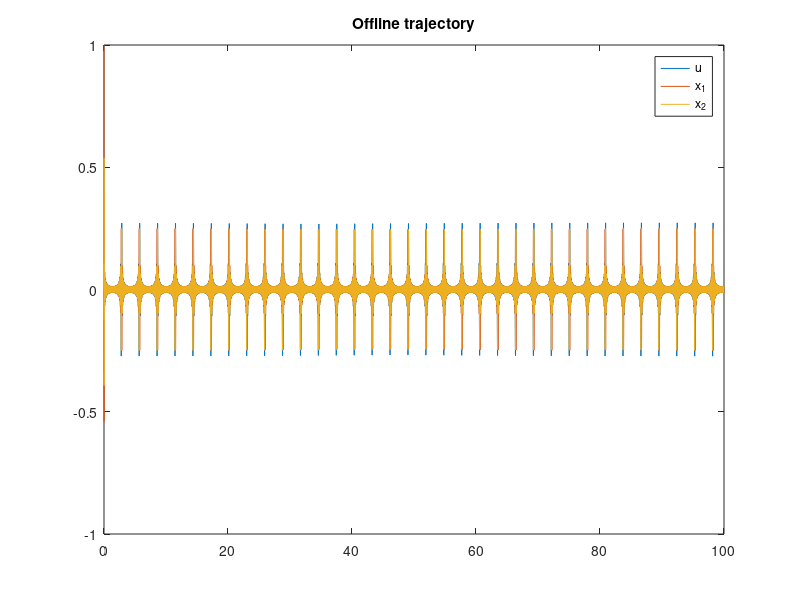

This chart was generated by the following MATLAB code: (Note: this script raises an error after producing the figure.)
clear all; clc; close all
addpath('Offline data generator')

load('offlinedata.mat')

%Offline data plot
plot(t,u_offline)
hold on
plot(t,x_offline)
hold off
legend("u","x_1","x_2")
title("Offline trajectory")

%Continuous system
% A = [0 -1; 0 -0.1];
% B = [0; 1];

% n = size(A,2);
[n, m] = size(B);

K = [-1 0];
% K = [-0.3357   -0.1069]; %1st value
% K = [0.1908    0.0038];   %2nd value
% K = [0.6115    0.0938];   %3rd value
% K = [1.0470    0.1973];   %4th value
% K = [-1.2286    0.5405];   %5th value
% K = [-1.2283    0.5403];   %6th value
% % K = [-1.2475    0.5297];   %7th value

K_N = zeros(size(1,n));
M = eye(n);
R = 10*eye(m);

x_init = [1, 0]';
u_init = -K*x_init;

s = 0.5*((n+m)*((n+m)+1));

theta = zeros(s,1);

dtheta = ones(s,1);
phi = 0*u_init;

g = 1;

iter = 0;

theta_record = [];
dtheta_record = [];
phi_record = [];
t_record = [];

%============Start of while loop==========================
count = 0;

for j = 1:1
while (norm(dtheta) > 1e-3)%(count<100)%
    
    iter = iter + 1;
    count = count + 1;
    
    x_off = x_offline(:,iter);
    u_off = u_offline(:,iter);
    t_off = t(:,iter);

    xdot = x_offline(:,iter+1);
%     udot = -K*xdot + GenerateNoise(t_off);
    phidot = -K*xdot;

    c_xu = cost_func(x_off,u_off, M, R);
    d_xu = cost_func(x_off,u_off, M, R);
    d_xphi = cost_func(x_off,phi, M, R);

    U1 = [x_off; u_off];
    U2 = [x_off; phi];
    Udot = [xdot; phidot];

    Si_U1 = GetKron(U1, n, m);
    Si_U2 = GetKron(U2, n, m);

    %Eq. 23:    Not used in final implementation eq. 22 used intead
    Q = Q_func(d_xu, theta, Si_U1);

    %Eq. 24:

    %Zeta(t):
    zeta(:,iter) = Si_U2 - Si_U1 + diff_Si_func(U2, Udot, n, m);

    %b(t):
    b(:,iter) = c_xu - d_xu + d_xphi + cost_diff_func(x_off, xdot, phi, phidot, M, R);

    %Theta 
    a = g/ (t_off + 1);

    dtheta  = -a * (zeta(:,iter)'*theta + b(:,iter))*zeta(:,iter);

    theta = theta + h*dtheta;
    
    %Eq. 22:
    Q_phi = GetVec2mat(theta,n , m);
    Qux = Q_phi(end,1:n);
    
    K_N = Qux;
    phi = -inv(R)*Qux*x_off;
    
    %Store theta and phi
    theta_record = [theta_record theta];
    dtheta_record = [dtheta_record dtheta];
    phi_record = [phi_record phi];
    t_record = [t_record t_off];
end
end
%============End of while loop============================
disp("Feedback gain is: ")
disp(K_N)
check_val(A, B, x_init, u_init, iter, K_N, n, m, t_record)

%Plots
figure()
% plot([1:iter-1],phi_record)
plot(t_record,phi_record)
xlabel("time")
title("Phi record")

figure()
plot(t_record,theta_record)
xlabel("time")
% plot([1:iter-1],theta_record)
title("\theta record")

figure()
plot(t_record,dtheta_record)
xlabel("time")
% plot([1:iter-1],dtheta_record)
title('$\displaystyle\frac{d\theta}{dt}$ record','interpreter','latex')